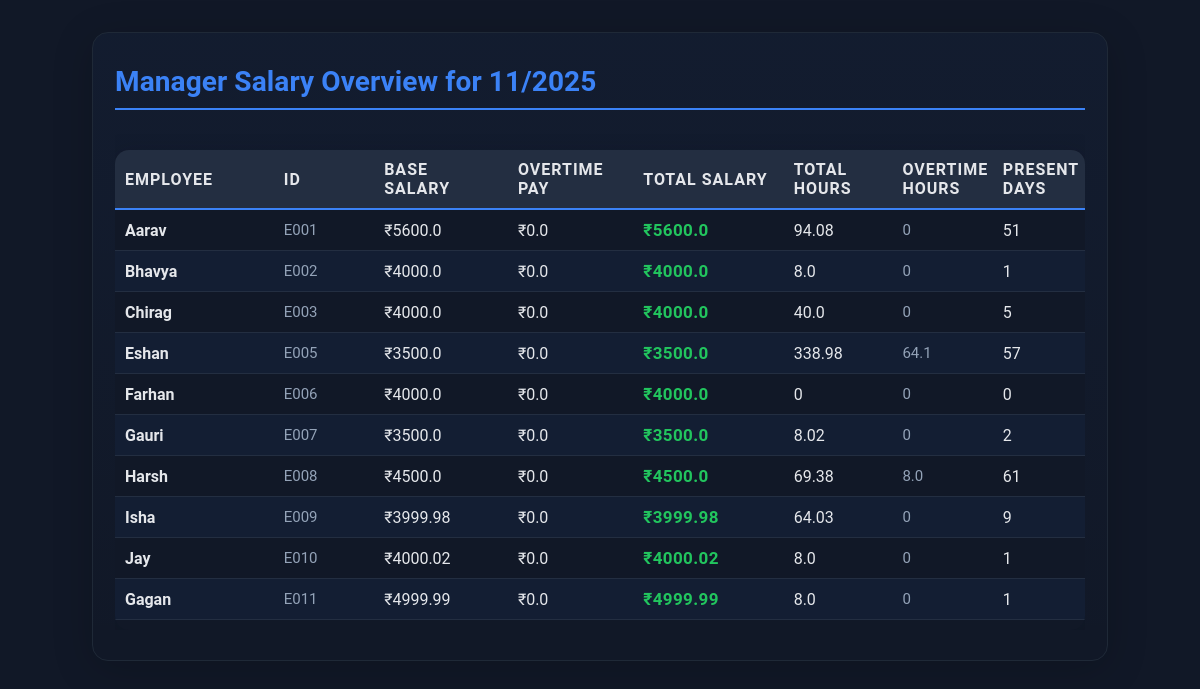
Page /manager/salary-overview/ (signed in) on the committed database.
### locationapp/models.py (models this page shows, shortened)
class Employee(models.Model):
    user = models.OneToOneField(User, on_delete=models.CASCADE, null=True, blank=True)
    E_id = models.CharField(max_length=10, unique=True)
    E_name = models.CharField(max_length=100)
    latitude = models.FloatField(null=True, blank=True)
    longitude = models.FloatField(null=True, blank=True)
    SALARY_TYPE_CHOICES = [
        ('monthly', 'Monthly Fixed (Days-based)'),
        ('hourly', 'Hourly Rate (Hours-based)'),
    ]
    salary_type = models.CharField(
        max_length=10,
        choices=SALARY_TYPE_CHOICES,
        default='monthly',
        help_text="Select salary calculation method"
    )
    monthly_salary = models.DecimalField(
        max_digits=10,
        decimal_places=2,
        default=0.0,
        help_text="Fixed monthly salary (for 26 working days)"
    )
    hourly_rate = models.DecimalField(
        max_digits=10,
        decimal_places=2,
        default=0.0,
        help_text="Hourly rate in ₹"
    )
    standard_hours_per_day = models.IntegerField(
        default=8,
        help_text="Standard working hours per day (8 hours = 1 full day)"
    )
    overtime_rate_multiplier = models.DecimalField(
        max_digits=4,
        decimal_places=2,
        default=1.5,
        help_text="Overtime rate multiplier (1.5 = 150% of hourly rate)"
    )
    salary = models.DecimalField(max_digits=10, decimal_places=2, default=0.0)
    is_manager = models.BooleanField(default=False)
    is_checked_in = models.BooleanField(default=False)
    last_location_update = models.DateTimeField(null=True, blank=True)
    class Meta:
        permissions = [
            ('can_view_attendance', 'Can view attendance records'),
            ('can_edit_salary', 'Can edit employee salary'),
            ('can_add_employee', 'Can add new employees'),
            ('can_delete_employee', 'Can delete employees'),
            ('can_view_reports', 'Can view reports'),
            ('can_manipulate_salary', 'Can manipulate calculated salary'),
        ]

### locationapp/views.py (the view)
# urls.py: path('manager/salary-overview/', views.manager_salary_overview, name='manager_salary_overview'),
@login_required
def manager_salary_overview(request):
    month = int(request.GET.get('month', timezone.now().month))
    year = int(request.GET.get('year', timezone.now().year))
    employees = Employee.objects.all()
    salary_data = []
    for emp in employees:
        salary_info = calculate_monthly_salary(emp, month, year)
        salary_data.append({
            'employee': emp,
            'E_id': emp.E_id,
            'E_name': emp.E_name,
            'base_salary': salary_info['base_salary'],
            'overtime_pay': salary_info['overtime_pay'],
            'total_salary': salary_info['total_salary'],
            'total_hours': salary_info['total_hours'],
            'overtime_hours': salary_info['overtime_hours'],
            'total_days_present': salary_info['total_days_present']
        })
    context = {
        'salary_data': salary_data,
        'month': month,
        'year': year
    }
    return render(request, 'manager_salary_overview.html', context)

### locationapp/models.py (called while the page is built)
    def hours_worked(self):
        if self.manual_hours is not None:
            return float(self.manual_hours)
        if self.check_in_time and self.check_out_time:
            duration = self.check_out_time - self.check_in_time
            hours = duration.total_seconds() / 3600
            return round(hours, 2)
        if self.check_in_time and not self.check_out_time:
            return float(self.employee.standard_hours_per_day)
        return 0

    def overtime_hours(self):
        total = self.hours_worked()
        standard = self.employee.standard_hours_per_day
        if self.is_sunday or self.is_holiday:
            return total
        else:
            return max(0, total - standard)

### locationapp/templates/manager_salary_overview.html (shortened to what this page needs)
<!DOCTYPE html>
<html>
<head>
</head>
<body>
    <div class="panel">
        <div class="title"> Manager Salary Overview for {{ month }}/{{ year }}</div>
        <div class="table-responsive">
        <table>
            <thead>
                <tr>
                    <th>Employee</th>
                    <th>ID</th>
                    <th>Base Salary</th>
                    <th>Overtime Pay</th>
                    <th>Total Salary</th>
                    <th>Total Hours</th>
                    <th>Overtime Hours</th>
                    <th>Present Days</th>
                </tr>
            </thead>
            <tbody>
            {% for item in salary_data %}
                <tr>
                    <td><b>{{ item.E_name }}</b></td>
                    <td class="muted">{{ item.E_id }}</td>
                    <td>₹{{ item.base_salary }}</td>
                    <td>₹{{ item.overtime_pay }}</td>
                    <td class="highlight">₹{{ item.total_salary }}</td>
                    <td>{{ item.total_hours }}</td>
                    <td class="muted">{{ item.overtime_hours }}</td>
                    <td>{{ item.total_days_present }}</td>
                </tr>
            {% empty %}
                <tr>
                    <td colspan="8" class="muted">No employee data found for this month/year.</td>
                </tr>
            {% endfor %}
            </tbody>
        </table>
        </div>
    </div>
</body>
</html>

### locationapp/templates/manager_salary_overview.html (style rules this page uses)
body { background: var(--bg, #111827); color: var(--text, #e5e7eb); font-family: ui-sans-serif, Roboto, Arial, sans-serif; margin: 0; padding: 0; }
.panel { background: linear-gradient(180deg, rgba(59,130,246,0.04), rgba(255,255,255,0)); padding: 32px 22px 30px 22px; border-radius: 16px; max-width: 970px; margin: 32px auto; border: 1.5px solid var(--border, #1f2937); box-shadow: 0 8px 40px rgba(0,0,0,0.18); }
.title { font-size: 28px; margin-bottom: 24px; font-weight: 700; color: var(--brand, #3b82f6); letter-spacing: 0.1px; border-bottom: 2px solid var(--brand, #3b82f6); padding-bottom: 10px; text-align: left; }
.table-responsive { width: 100%; overflow-x: auto; }
table { width: 100%; border-collapse: separate; border-spacing: 0; margin-top: 16px; background: var(--panel, #111827); border-radius: 14px; overflow: hidden; font-size: 16px; box-shadow: 0 4px 24px rgba(10,18,30,0.18); table-layout: fixed; }
th, td { border-bottom: 1.2px solid var(--border, #232e41); text-align: left; font-size: 16px; }
th { background: var(--panel-2, #232e41); color: var(--text); font-size: 1em; font-weight: 700; text-transform: uppercase; letter-spacing: 1px; border-bottom: 2.5px solid var(--brand, #3b82f6); position: sticky; top: 0; z-index: 2; }
th, td { padding: 10px 10px; }
th:nth-child(1), td:nth-child(1) { width: 17%; }
th:nth-child(2), td:nth-child(2) { width: 10%; }
th:nth-child(3), td:nth-child(3) { width: 14%; }
th:nth-child(4), td:nth-child(4) { width: 13%; }
th:nth-child(5), td:nth-child(5) { width: 16%; }
th:nth-child(6), td:nth-child(6) { width: 11%; }
th:nth-child(7), td:nth-child(7) { width: 10%; }
th:nth-child(8), td:nth-child(8) { width: 9%; }
tbody { display: block; max-height: 420px; overflow-y: auto; }
thead, tbody tr { display: table; width: 100%; table-layout: fixed; }
tbody tr:nth-child(even) { background: rgba(59,130,246,0.06); }
.highlight { color: var(--accent, #22c55e); font-weight: 700; font-size: 17px; letter-spacing: 0.4px; }
.muted { color: var(--muted, #94a3b8); font-size: 15px; }

### rows in the picture
Employee: E_name "Aarav", E_id "E001", base_salary "5600.0", overtime_pay "0.0", total_salary "5600.0", total_hours "94.08", overtime_hours "0", total_days_present "51"
Employee: E_name "Bhavya", E_id "E002", base_salary "4000.0", overtime_pay "0.0", total_salary "4000.0", total_hours "8.0", overtime_hours "0", total_days_present "1"
Employee: E_name "Chirag", E_id "E003", base_salary "4000.0", overtime_pay "0.0", total_salary "4000.0", total_hours "40.0", overtime_hours "0", total_days_present "5"
Employee: E_name "Eshan", E_id "E005", base_salary "3500.0", overtime_pay "0.0", total_salary "3500.0", total_hours "338.98", overtime_hours "64.1", total_days_present "57"
Employee: E_name "Farhan", E_id "E006", base_salary "4000.0", overtime_pay "0.0", total_salary "4000.0", total_hours "0", overtime_hours "0", total_days_present "0"
Employee: E_name "Gauri", E_id "E007", base_salary "3500.0", overtime_pay "0.0", total_salary "3500.0", total_hours "8.02", overtime_hours "0", total_days_present "2"
Employee: E_name "Harsh", E_id "E008", base_salary "4500.0", overtime_pay "0.0", total_salary "4500.0", total_hours "69.38", overtime_hours "8.0", total_days_present "61"
Employee: E_name "Isha", E_id "E009", base_salary "3999.98", overtime_pay "0.0", total_salary "3999.98", total_hours "64.03", overtime_hours "0", total_days_present "9"
Employee: E_name "Jay", E_id "E010", base_salary "4000.02", overtime_pay "0.0", total_salary "4000.02", total_hours "8.0", overtime_hours "0", total_days_present "1"
Employee: E_name "Gagan", E_id "E011", base_salary "4999.99", overtime_pay "0.0", total_salary "4999.99", total_hours "8.0", overtime_hours "0", total_days_present "1"

### other values in the picture
{{ month }} "11"
{{ year }} "2025"
